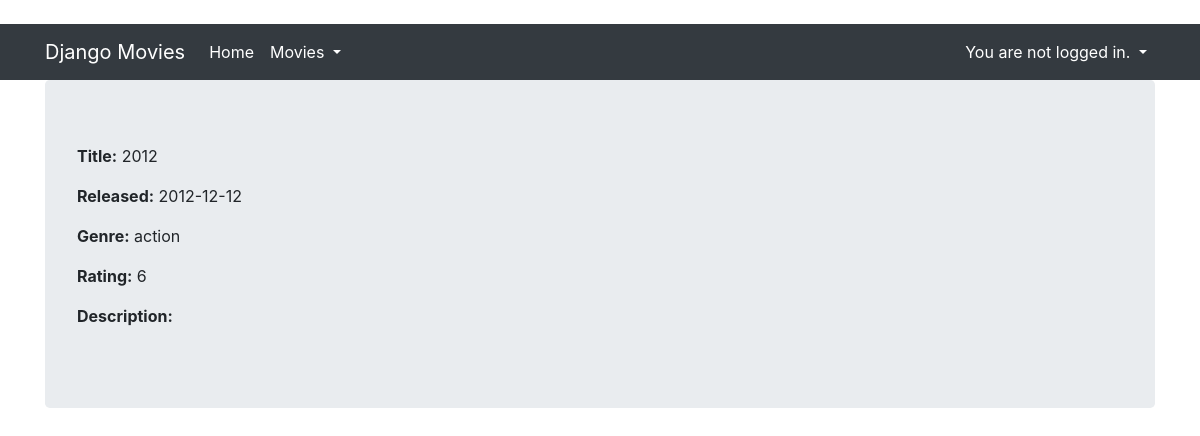
Before: /core/movie/detail/12 with the older database file.
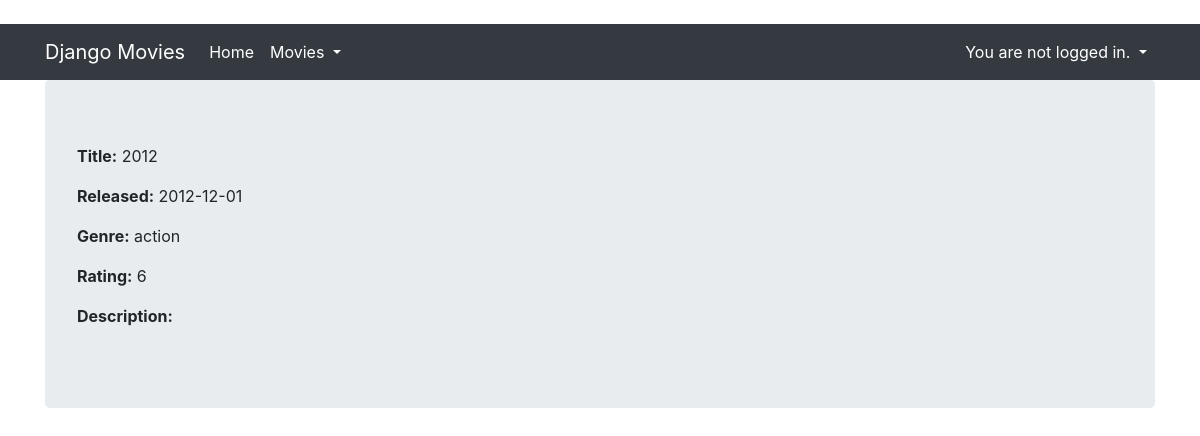
After: the same page with the newer database file.
### core/models.py (models this page shows, shortened)
class Movie(models.Model):
    title = models.CharField(max_length=100)
    rating = models.IntegerField(
        null=True, validators=[MaxValueValidator(15), MinValueValidator(1)]
    )
    released = models.DateField()
    description = models.TextField(null=True, blank=True)
    created = models.DateTimeField(auto_now_add=True)
    genre = models.ForeignKey(Genre, null=True, on_delete=models.SET_NULL)
    director = models.ForeignKey(Director, null=True, on_delete=models.SET_NULL)
    countries = models.ManyToManyField(Country, related_name='movies')
    class Meta:
        unique_together = ('title', 'released')

class Genre(models.Model):
    name = models.CharField(max_length=20, unique=True)
    age_limit = models.IntegerField(null=True, blank=True, choices=AGE_LIMITS)
    def __str__(self):
        return self.name

### core/views.py (the view)
# urls.py: path('movie/detail/<pk>', MovieDetailView.as_view(), name='movie_detail'),
class MovieDetailView(DetailView):
    template_name='movie_detail.html'
    model = Movie

### core/templatetags/movie_extras.py (called while the page is built)
@register.filter
def attr_as_p(obj, attrname):
    label = escape(attrname.capitalize())
    value = escape(getattr(obj, attrname))
    return SafeString(f'<p><strong>{label}:</strong> {value}</p>')

### core/templates/movie_detail.html
{% extends "base.html" %}
{% load movie_extras %}
{% block content %}
  {{ movie|attr_as_p:'title' }}
  {{ movie|attr_as_p:'released' }}
  {{ movie|attr_as_p:'genre' }}
  {{ movie|attr_as_p:'rating' }}
  {{ movie|attr_as_p:'description' }}
{% endblock %}

Changed rows visible on the page:
changed Movie "Rating: 6": released "Released: 2012-12-12" → "Released: 2012-12-01"
